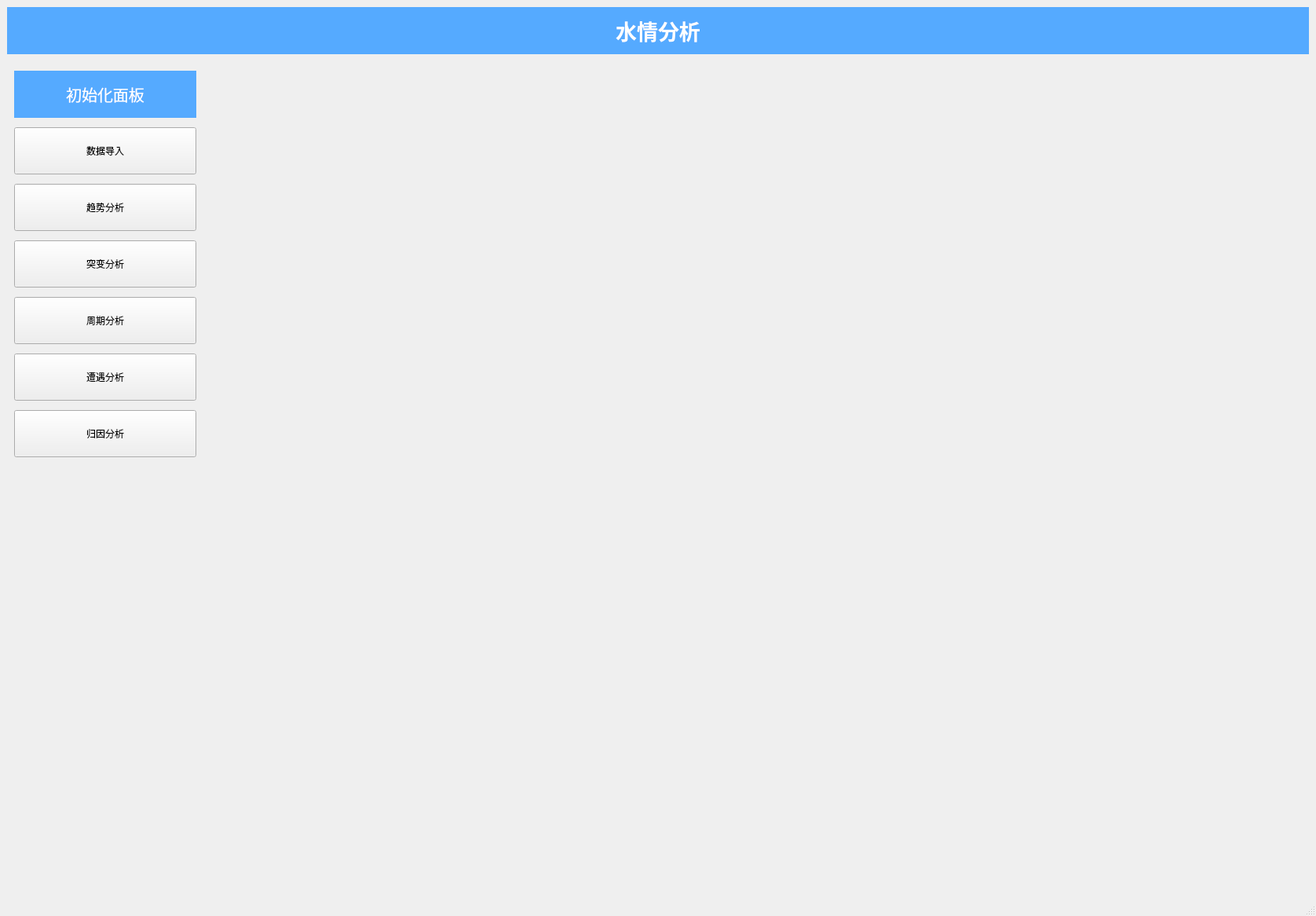
<?xml version="1.0" encoding="UTF-8"?>
<ui version="4.0">
 <class>MainWindow</class>
 <widget class="QMainWindow" name="MainWindow">
  <property name="geometry">
   <rect>
    <x>0</x>
    <y>0</y>
    <width>1676</width>
    <height>1166</height>
   </rect>
  </property>
  <property name="windowTitle">
   <string>MainWindow</string>
  </property>
  <widget class="QWidget" name="centralwidget">
   <layout class="QGridLayout" name="gridLayout">
    <item row="1" column="0">
     <widget class="CardWidget" name="CardWidget">
      <property name="maximumSize">
       <size>
        <width>250</width>
        <height>16777215</height>
       </size>
      </property>
      <layout class="QVBoxLayout" name="verticalLayout">
       <item>
        <widget class="QLabel" name="label_2">
         <property name="minimumSize">
          <size>
           <width>0</width>
           <height>60</height>
          </size>
         </property>
         <property name="maximumSize">
          <size>
           <width>16777215</width>
           <height>60</height>
          </size>
         </property>
         <property name="font">
          <font>
           <pointsize>15</pointsize>
          </font>
         </property>
         <property name="styleSheet">
          <string notr="true">color: rgb(255, 255, 255);
background-color: rgb(85, 170, 255);</string>
         </property>
         <property name="text">
          <string>初始化面板</string>
         </property>
         <property name="alignment">
          <set>Qt::AlignCenter</set>
         </property>
        </widget>
       </item>
       <item>
        <widget class="PushButton" name="PushButton">
         <property name="minimumSize">
          <size>
           <width>0</width>
           <height>60</height>
          </size>
         </property>
         <property name="maximumSize">
          <size>
           <width>16777215</width>
           <height>60</height>
          </size>
         </property>
         <property name="text">
          <string>数据导入</string>
         </property>
        </widget>
       </item>
       <item>
        <widget class="PushButton" name="PushButton_2">
         <property name="minimumSize">
          <size>
           <width>0</width>
           <height>60</height>
          </size>
         </property>
         <property name="maximumSize">
          <size>
           <width>16777215</width>
           <height>60</height>
          </size>
         </property>
         <property name="text">
          <string>趋势分析</string>
         </property>
        </widget>
       </item>
       <item>
        <widget class="PushButton" name="PushButton_3">
         <property name="minimumSize">
          <size>
           <width>0</width>
           <height>60</height>
          </size>
         </property>
         <property name="maximumSize">
          <size>
           <width>16777215</width>
           <height>60</height>
          </size>
         </property>
         <property name="text">
          <string>突变分析</string>
         </property>
        </widget>
       </item>
       <item>
        <widget class="PushButton" name="PushButton_5">
         <property name="minimumSize">
          <size>
           <width>0</width>
           <height>60</height>
          </size>
         </property>
         <property name="text">
          <string>周期分析</string>
         </property>
        </widget>
       </item>
       <item>
        <widget class="PushButton" name="PushButton_4">
         <property name="minimumSize">
          <size>
           <width>0</width>
           <height>60</height>
          </size>
         </property>
         <property name="maximumSize">
          <size>
           <width>16777215</width>
           <height>60</height>
          </size>
         </property>
         <property name="text">
          <string>遭遇分析</string>
         </property>
        </widget>
       </item>
       <item>
        <widget class="PushButton" name="PushButton_6">
         <property name="minimumSize">
          <size>
           <width>0</width>
           <height>60</height>
          </size>
         </property>
         <property name="maximumSize">
          <size>
           <width>16777215</width>
           <height>60</height>
          </size>
         </property>
         <property name="text">
          <string>归因分析</string>
         </property>
        </widget>
       </item>
      </layout>
     </widget>
    </item>
    <item row="1" column="1">
     <widget class="CardWidget" name="CardWidget_2"/>
    </item>
    <item row="0" column="0" colspan="2">
     <widget class="QLabel" name="label">
      <property name="minimumSize">
       <size>
        <width>0</width>
        <height>60</height>
       </size>
      </property>
      <property name="maximumSize">
       <size>
        <width>16777215</width>
        <height>60</height>
       </size>
      </property>
      <property name="font">
       <font>
        <pointsize>20</pointsize>
        <weight>75</weight>
        <bold>true</bold>
       </font>
      </property>
      <property name="styleSheet">
       <string notr="true">color: rgb(255, 255, 255);
background-color: rgb(85, 170, 255);</string>
      </property>
      <property name="text">
       <string>水情分析</string>
      </property>
      <property name="alignment">
       <set>Qt::AlignCenter</set>
      </property>
     </widget>
    </item>
    <item row="2" column="0" colspan="2">
     <widget class="CardWidget" name="CardWidget_3"/>
    </item>
   </layout>
  </widget>
  <widget class="QMenuBar" name="menubar">
   <property name="geometry">
    <rect>
     <x>0</x>
     <y>0</y>
     <width>1676</width>
     <height>26</height>
    </rect>
   </property>
  </widget>
  <widget class="QStatusBar" name="statusbar"/>
 </widget>
 <customwidgets>
  <customwidget>
   <class>PushButton</class>
   <extends>QPushButton</extends>
   <header>qfluentwidgets</header>
  </customwidget>
  <customwidget>
   <class>CardWidget</class>
   <extends>QFrame</extends>
   <header>qfluentwidgets</header>
   <container>1</container>
  </customwidget>
 </customwidgets>
 <resources/>
 <connections/>
</ui>
